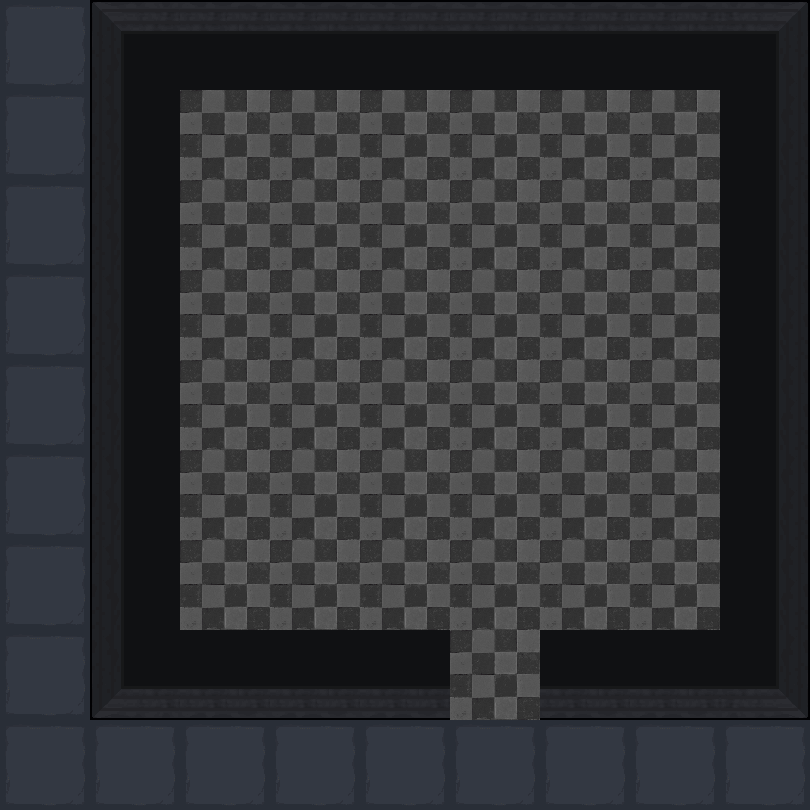

This is a level from a 2D game, rendered from its Tiled map with the project's own tilesets. A one-line summary and the map file follow, with tile-layer data summarised:
An orthogonal 9x9 tile map with 90x90 px tiles, 2 tile layers (地形, 障碍) and 38 objects (35x map, bed, door, spring).

<map version="1.5" tiledversion="1.7.2" orientation="orthogonal" renderorder="right-down" width="9" height="9" tilewidth="90" tileheight="90" infinite="0" nextlayerid="4" nextobjectid="43">
 <tileset firstgid="1" name="1" tilewidth="90" tileheight="90" tilecount="100" columns="10">
  <image source="1.png" trans="ff00ff" width="900" height="900" />
 </tileset>
 <layer id="1" name="地形" width="9" height="9">
  <data>[81 cells, 80 non-empty, 2 distinct tile ids]</data>
 </layer>
 <layer id="2" name="障碍" width="9" height="9">
  <data>[81 cells, 27 non-empty, 8 distinct tile ids]</data>
 </layer>
 <objectgroup id="3" name="对象">
  <object id="1" name="bed" x="450" y="90" width="90" height="90" />
  <object id="2" name="map" x="180" y="360" width="90" height="90" />
  <object id="5" name="map" x="630" y="180" width="90" height="90" />
  <object id="6" name="map" x="180" y="180" width="90" height="90" />
  <object id="7" name="map" x="180" y="270" width="90" height="90" />
  <object id="10" name="map" x="180" y="450" width="90" height="90" />
  <object id="11" name="map" x="540" y="180" width="90" height="90" />
  <object id="12" name="map" x="180" y="540" width="90" height="90" />
  <object id="13" name="map" x="540" y="90" width="90" height="90" />
  <object id="14" name="map" x="630" y="90" width="90" height="90" />
  <object id="15" name="map" x="270" y="540" width="90" height="90" />
  <object id="16" name="map" x="270" y="450" width="90" height="90" />
  <object id="17" name="map" x="270" y="360" width="90" height="90" />
  <object id="18" name="map" x="270" y="270" width="90" height="90" />
  <object id="19" name="map" x="270" y="180" width="90" height="90" />
  <object id="20" name="map" x="360" y="180" width="90" height="90" />
  <object id="21" name="map" x="450" y="180" width="90" height="90" />
  <object id="22" name="map" x="360" y="270" width="90" height="90" />
  <object id="23" name="map" x="450" y="270" width="90" height="90" />
  <object id="24" name="map" x="540" y="270" width="90" height="90" />
  <object id="25" name="map" x="360" y="360" width="90" height="90" />
  <object id="26" name="map" x="450" y="360" width="90" height="90" />
  <object id="27" name="map" x="360" y="450" width="90" height="90" />
  <object id="28" name="map" x="630" y="270" width="90" height="90" />
  <object id="29" name="map" x="540" y="360" width="90" height="90" />
  <object id="30" name="map" x="630" y="360" width="90" height="90" />
  <object id="31" name="map" x="540" y="450" width="90" height="90" />
  <object id="32" name="map" x="450" y="450" width="90" height="90" />
  <object id="33" name="map" x="630" y="450" width="90" height="90" />
  <object id="34" name="map" x="630" y="540" width="90" height="90" />
  <object id="35" name="map" x="360" y="90" width="90" height="90" />
  <object id="36" name="map" x="270" y="90" width="90" height="90" />
  <object id="37" name="map" x="180" y="90" width="90" height="90" />
  <object id="38" name="map" x="450" y="540" width="90" height="90">
   <properties>
    <property name="weapon" type="int" value="1" />
   </properties>
  </object>
  <object id="39" name="map" x="540" y="540" width="90" height="90">
   <properties>
    <property name="weapon" type="int" value="2" />
   </properties>
  </object>
  <object id="40" name="map" x="360" y="540" width="90" height="90">
   <properties>
    <property name="weapon" type="int" value="3" />
   </properties>
  </object>
  <object id="41" name="door" x="450" y="630" width="90" height="90">
   <properties>
    <property name="LorR" type="int" value="1" />
    <property name="motion" type="int" value="4" />
    <property name="rotate" type="int" value="0" />
   </properties>
  </object>
  <object id="42" name="spring" x="0" y="360" width="90" height="90">
   <properties>
    <property name="direction" value="2" />
   </properties>
  </object>
 </objectgroup>
</map>
